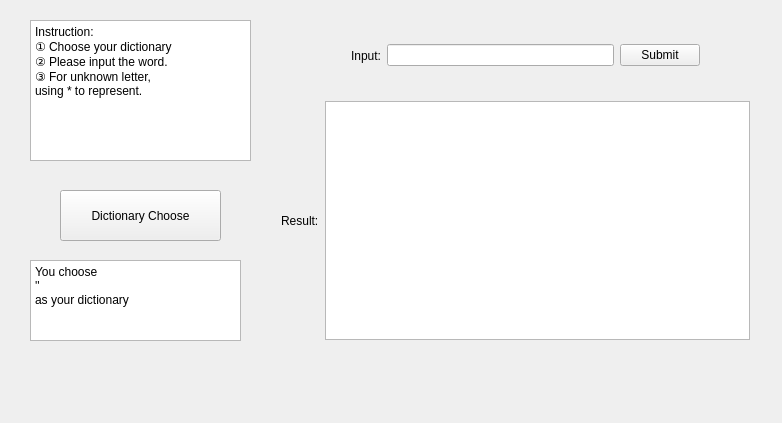
<?xml version="1.0" encoding="UTF-8"?>
<ui version="4.0">
 <class>GuiPage3</class>
 <widget class="QWidget" name="GuiPage3">
  <property name="geometry">
   <rect>
    <x>0</x>
    <y>0</y>
    <width>782</width>
    <height>423</height>
   </rect>
  </property>
  <property name="windowTitle">
   <string>Word Search</string>
  </property>
  <widget class="QWidget" name="horizontalLayoutWidget">
   <property name="geometry">
    <rect>
     <x>340</x>
     <y>30</y>
     <width>371</width>
     <height>51</height>
    </rect>
   </property>
   <layout class="QHBoxLayout" name="horizontalLayout">
    <item>
     <widget class="QLabel" name="label">
      <property name="text">
       <string>Input:</string>
      </property>
     </widget>
    </item>
    <item>
     <widget class="QLineEdit" name="lineEdit">
      <property name="focusPolicy">
       <enum>Qt::ClickFocus</enum>
      </property>
      <property name="clearButtonEnabled">
       <bool>false</bool>
      </property>
     </widget>
    </item>
    <item>
     <widget class="QPushButton" name="pushButton_2">
      <property name="text">
       <string>Submit</string>
      </property>
     </widget>
    </item>
   </layout>
  </widget>
  <widget class="QWidget" name="horizontalLayoutWidget_2">
   <property name="geometry">
    <rect>
     <x>270</x>
     <y>90</y>
     <width>491</width>
     <height>261</height>
    </rect>
   </property>
   <layout class="QHBoxLayout" name="horizontalLayout_2">
    <item>
     <widget class="QLabel" name="label_2">
      <property name="text">
       <string>Result:</string>
      </property>
     </widget>
    </item>
    <item>
     <widget class="QPlainTextEdit" name="plainTextEdit">
      <property name="focusPolicy">
       <enum>Qt::NoFocus</enum>
      </property>
     </widget>
    </item>
   </layout>
  </widget>
  <widget class="QTextBrowser" name="textBrowser">
   <property name="geometry">
    <rect>
     <x>30</x>
     <y>20</y>
     <width>221</width>
     <height>141</height>
    </rect>
   </property>
   <property name="focusPolicy">
    <enum>Qt::NoFocus</enum>
   </property>
   <property name="html">
    <string>&lt;!DOCTYPE HTML PUBLIC &quot;-//W3C//DTD HTML 4.0//EN&quot; &quot;http://www.w3.org/TR/REC-html40/strict.dtd&quot;&gt;
&lt;html&gt;&lt;head&gt;&lt;meta name=&quot;qrichtext&quot; content=&quot;1&quot; /&gt;&lt;style type=&quot;text/css&quot;&gt;
p, li { white-space: pre-wrap; }
&lt;/style&gt;&lt;/head&gt;&lt;body style=&quot; font-family:'SimSun'; font-size:9pt; font-weight:400; font-style:normal;&quot;&gt;
&lt;p style=&quot; margin-top:0px; margin-bottom:0px; margin-left:0px; margin-right:0px; -qt-block-indent:0; text-indent:0px;&quot;&gt;Instruction:&lt;/p&gt;
&lt;p style=&quot; margin-top:0px; margin-bottom:0px; margin-left:0px; margin-right:0px; -qt-block-indent:0; text-indent:0px;&quot;&gt;① Choose your dictionary&lt;/p&gt;
&lt;p style=&quot; margin-top:0px; margin-bottom:0px; margin-left:0px; margin-right:0px; -qt-block-indent:0; text-indent:0px;&quot;&gt;② Please input the word.&lt;/p&gt;
&lt;p style=&quot; margin-top:0px; margin-bottom:0px; margin-left:0px; margin-right:0px; -qt-block-indent:0; text-indent:0px;&quot;&gt;③ For unknown letter, &lt;/p&gt;
&lt;p style=&quot; margin-top:0px; margin-bottom:0px; margin-left:0px; margin-right:0px; -qt-block-indent:0; text-indent:0px;&quot;&gt;using * to represent.&lt;/p&gt;&lt;/body&gt;&lt;/html&gt;</string>
   </property>
  </widget>
  <widget class="QPushButton" name="pushButton">
   <property name="geometry">
    <rect>
     <x>60</x>
     <y>190</y>
     <width>161</width>
     <height>51</height>
    </rect>
   </property>
   <property name="text">
    <string>Dictionary Choose</string>
   </property>
  </widget>
  <widget class="QPlainTextEdit" name="plainTextEdit_2">
   <property name="geometry">
    <rect>
     <x>30</x>
     <y>260</y>
     <width>211</width>
     <height>81</height>
    </rect>
   </property>
   <property name="focusPolicy">
    <enum>Qt::NoFocus</enum>
   </property>
   <property name="plainText">
    <string>You choose
''
as your dictionary</string>
   </property>
  </widget>
 </widget>
 <layoutdefault spacing="6" margin="11"/>
 <resources/>
 <connections>
  <connection>
   <sender>lineEdit</sender>
   <signal>returnPressed()</signal>
   <receiver>GuiPage3</receiver>
   <slot>submit()</slot>
   <hints>
    <hint type="sourcelabel">
     <x>456</x>
     <y>62</y>
    </hint>
    <hint type="destinationlabel">
     <x>114</x>
     <y>86</y>
    </hint>
   </hints>
  </connection>
  <connection>
   <sender>pushButton</sender>
   <signal>clicked()</signal>
   <receiver>GuiPage3</receiver>
   <slot>dicChoose()</slot>
   <hints>
    <hint type="sourcelabel">
     <x>110</x>
     <y>221</y>
    </hint>
    <hint type="destinationlabel">
     <x>218</x>
     <y>186</y>
    </hint>
   </hints>
  </connection>
  <connection>
   <sender>pushButton_2</sender>
   <signal>clicked()</signal>
   <receiver>GuiPage3</receiver>
   <slot>submit()</slot>
   <hints>
    <hint type="sourcelabel">
     <x>666</x>
     <y>59</y>
    </hint>
    <hint type="destinationlabel">
     <x>694</x>
     <y>15</y>
    </hint>
   </hints>
  </connection>
 </connections>
 <slots>
  <slot>submit()</slot>
  <slot>dicChoose()</slot>
 </slots>
</ui>
